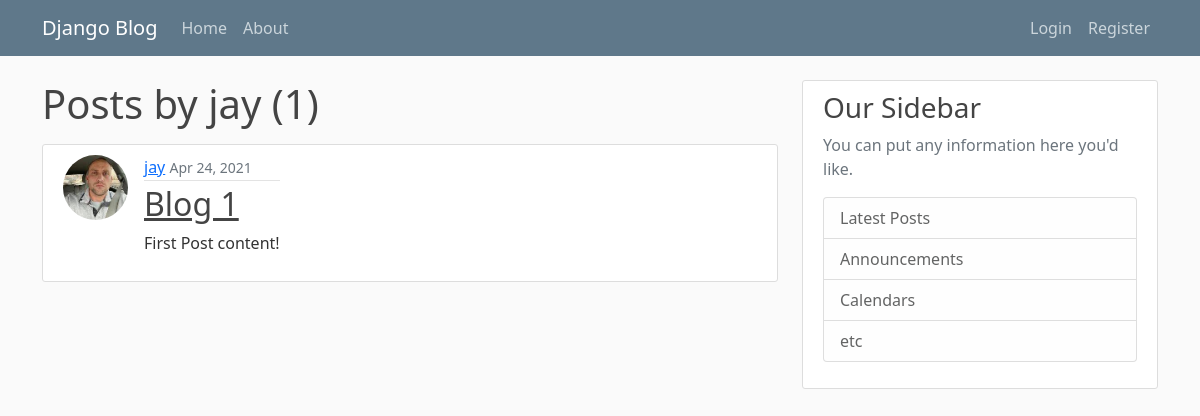
/user/jay, run on an earlier commit of the app's database.
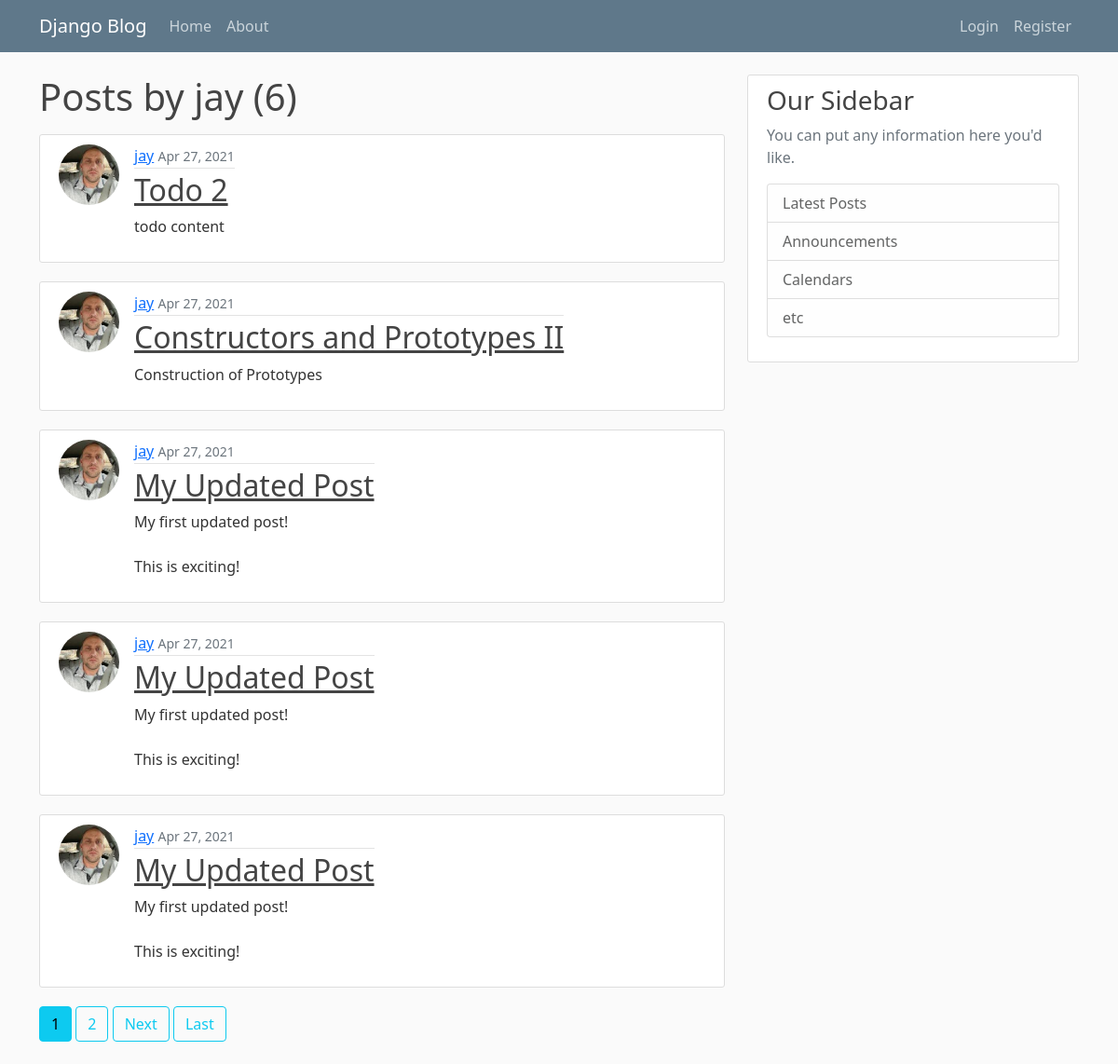
And on a later commit of the database.
### blog/models.py (models this page shows, shortened)
class Post(models.Model):
    title = models.CharField(max_length=100)
    content = models.TextField()
    date_posted = models.DateTimeField(default=timezone.now)
    author = models.ForeignKey(User, on_delete=models.CASCADE)

### users/models.py (models this page shows, shortened)
class Profile(models.Model):
    user = models.OneToOneField(User, on_delete=models.CASCADE)
    image = models.ImageField(default='default.jpg', upload_to='profile_pics')

### blog/views.py (the view)
# urls.py: path('user/<str:username>', UserPostListView.as_view(), name='user-posts'),
class UserPostListView(ListView):
    model = Post
    template_name = 'blog/user_posts.html'
    context_object_name = 'posts'
    paginate_by = 5
    def get_queryset(self):
        user = get_object_or_404(User, username=self.kwargs.get('username'))
        return Post.objects.filter(author=user).order_by('-date_posted')

### blog/templates/blog/user_posts.html (shortened to what this page needs)
{% extends 'blog/base.html' %}
{% block content %}
    <h1 class="mb-3" >Posts by {{ view.kwargs.username }} ({{ page_obj.paginator.count }})</h1>
    {% for post in posts %}
        <article class="media content-section d-flex w-100">
            <div>
                <img class="rounded-circle article-img mx-0" src="{{ post.author.profile.image.url }}" alt="">
            </div>
            <div class="media-body px-3 ">
                <div class="article-metadata">
                    <a class="mr-2" href="{% url 'user-posts' post.author.username %}">{{ post.author }}</a>
                    <small class="text-muted">{{ post.date_posted | date:"M d, Y" }}</small>
                </div>
                <h2><a class="article-title" href="{% url 'post-detail' post.id %}">{{ post.title }}</a></h2>
                <p class="article-content">{{ post.content }}</p>
            </div>
        </article>
    {% endfor %}
    {% if is_paginated %}
        {% for num in page_obj.paginator.page_range %}
            {% if page_obj.number == num %}
                <a class="btn btn-info mb-4" href="?page={{ num }}">{{ num }}</a>
            {% elif num > page_obj.number|add:'-3' and num < page_obj.number|add:'3' %}
                <a class="btn btn-outline-info mb-4" href="?page={{ num }}">{{ num }}</a>
            {% endif %}
        {% endfor %}
        {% if page_obj.has_next %}
            <a class="btn btn-outline-info mb-4" href="?page={{ page_obj.next_page_number }}">Next</a>
            <a class="btn btn-outline-info mb-4" href="?page={{ page_obj.paginator.num_pages }}">Last</a>
        {% endif %}
    {% endif %}
{% endblock content %}

What changed in the data, as far as the page shows it:
no longer on this page (row unchanged): Post: author.profile.image (picture), author "jay", date_posted "Apr 24, 2021", title "Blog 1", content "First Post content!"
added Post: author.profile.image (picture), author "jay", date_posted "Apr 27, 2021", title "Todo 2", content "todo content"
added Post: author.profile.image (picture), author "jay", date_posted "Apr 27, 2021", title "Constructors and Prototypes II", content "Construction of Prototypes"
added Post: author.profile.image (picture), author "jay", date_posted "Apr 27, 2021", title "My Updated Post", content "My first updated post! This is exciting!"
added Post: author.profile.image (picture), author "jay", date_posted "Apr 27, 2021", title "My Updated Post", content "My first updated post! This is exciting!"
added Post: author.profile.image (picture), author "jay", date_posted "Apr 27, 2021", title "My Updated Post", content "My first updated post! This is exciting!"
Also different on the page:
{{ page_obj.paginator.count }}: "1" → "6"
new list line: "1"
new list line: "2"
text now shown: "Next Last"
